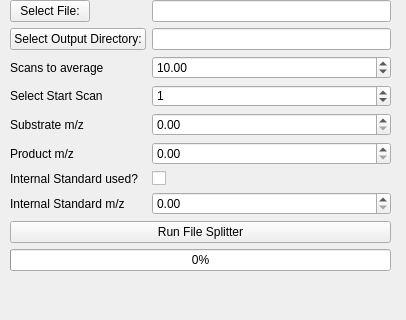
<?xml version="1.0" encoding="UTF-8"?>
<ui version="4.0">
 <class>MainWindow</class>
 <widget class="QMainWindow" name="MainWindow">
  <property name="geometry">
   <rect>
    <x>0</x>
    <y>0</y>
    <width>406</width>
    <height>320</height>
   </rect>
  </property>
  <property name="windowTitle">
   <string>MainWindow</string>
  </property>
  <widget class="QWidget" name="centralwidget">
   <widget class="QWidget" name="formLayoutWidget">
    <property name="geometry">
     <rect>
      <x>10</x>
      <y>0</y>
      <width>381</width>
      <height>271</height>
     </rect>
    </property>
    <layout class="QFormLayout" name="formLayout">
     <item row="0" column="0">
      <widget class="QPushButton" name="pushButton">
       <property name="text">
        <string>Select File:</string>
       </property>
      </widget>
     </item>
     <item row="0" column="1">
      <widget class="QLineEdit" name="selectFileLineEdit"/>
     </item>
     <item row="1" column="0">
      <widget class="QPushButton" name="output_button">
       <property name="text">
        <string>Select Output Directory:</string>
       </property>
      </widget>
     </item>
     <item row="1" column="1">
      <widget class="QLineEdit" name="selectOutputDirectoryLineEdit"/>
     </item>
     <item row="2" column="0">
      <widget class="QLabel" name="selectScanRateLabel">
       <property name="text">
        <string>Scans to average</string>
       </property>
      </widget>
     </item>
     <item row="2" column="1">
      <widget class="QDoubleSpinBox" name="doubleSpinBox">
       <property name="maximum">
        <double>99999999.000000000000000</double>
       </property>
       <property name="value">
        <double>10.000000000000000</double>
       </property>
      </widget>
     </item>
     <item row="3" column="0">
      <widget class="QLabel" name="selectStartScanLabel">
       <property name="text">
        <string>Select Start Scan</string>
       </property>
      </widget>
     </item>
     <item row="3" column="1">
      <widget class="QSpinBox" name="selectStartScanSpinBox">
       <property name="maximum">
        <number>9999999</number>
       </property>
       <property name="value">
        <number>1</number>
       </property>
      </widget>
     </item>
     <item row="8" column="0" colspan="2">
      <widget class="QPushButton" name="go_button">
       <property name="text">
        <string>Run File Splitter</string>
       </property>
      </widget>
     </item>
     <item row="4" column="0">
      <widget class="QLabel" name="label">
       <property name="text">
        <string>Substrate m/z</string>
       </property>
      </widget>
     </item>
     <item row="5" column="0">
      <widget class="QLabel" name="label_2">
       <property name="text">
        <string>Product m/z</string>
       </property>
      </widget>
     </item>
     <item row="6" column="0">
      <widget class="QLabel" name="label_3">
       <property name="text">
        <string>Internal Standard used?</string>
       </property>
      </widget>
     </item>
     <item row="7" column="0">
      <widget class="QLabel" name="label_4">
       <property name="text">
        <string>Internal Standard m/z</string>
       </property>
      </widget>
     </item>
     <item row="6" column="1">
      <widget class="QCheckBox" name="IS_checkBox">
       <property name="text">
        <string/>
       </property>
      </widget>
     </item>
     <item row="4" column="1">
      <widget class="QDoubleSpinBox" name="substrate_spinbox">
       <property name="maximum">
        <double>9999999999.000000000000000</double>
       </property>
      </widget>
     </item>
     <item row="5" column="1">
      <widget class="QDoubleSpinBox" name="product_spinbox">
       <property name="maximum">
        <double>999999999999999.000000000000000</double>
       </property>
      </widget>
     </item>
     <item row="7" column="1">
      <widget class="QDoubleSpinBox" name="IS_spinbox">
       <property name="maximum">
        <double>999999999999.000000000000000</double>
       </property>
      </widget>
     </item>
     <item row="9" column="0" colspan="2">
      <widget class="QProgressBar" name="progressBar">
       <property name="value">
        <number>0</number>
       </property>
       <property name="alignment">
        <set>Qt::AlignCenter</set>
       </property>
       <property name="invertedAppearance">
        <bool>false</bool>
       </property>
      </widget>
     </item>
    </layout>
   </widget>
  </widget>
  <widget class="QMenuBar" name="menubar">
   <property name="geometry">
    <rect>
     <x>0</x>
     <y>0</y>
     <width>406</width>
     <height>21</height>
    </rect>
   </property>
  </widget>
 </widget>
 <resources/>
 <connections/>
</ui>
